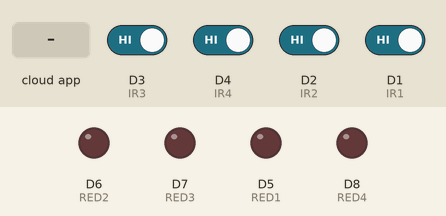
Recording of a sketch running on a simulated ESP8266 (NodeMCU). On the bench: output pins drawn as LEDs (lit = HIGH). Inputs (shaded band) come from the test bench; at power-on: D1 (IR1), D2 (IR2), D3 (IR3), D4 (IR4) HIGH. WiFi joins after 1.5 s; servers stay silent unless stated; the Firebase database answers and starts empty; what the sketch prints to the serial monitor is not drawn.

Above: at 2.7 s.
2.8 s: D3 (IR3) driven LOW
At 3.6 s:
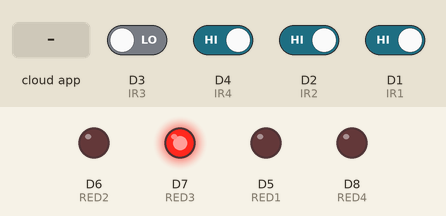
4.7 s: D4 (IR4) driven LOW
At 6.3 s:
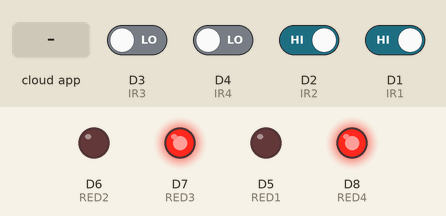
6.6 s: D2 (IR2) driven LOW
At 7.8 s:
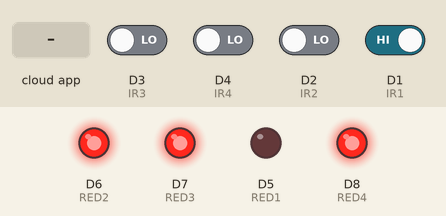
8.5 s: the phone or cloud app sets location_Id to 0
At 10.78 s:
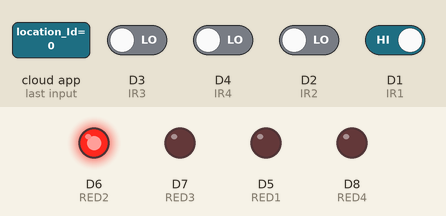
12.4 s: D1 (IR1) driven LOW
At 13.6 s:
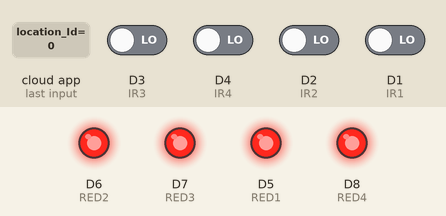
14.5 s: the phone or cloud app sets location_Id to 1
At 16.63 s:
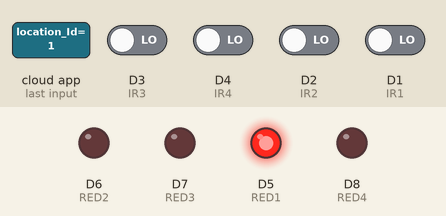
Timing chart, 0 to 18.5 s (numbered marks = the images above; inputs shaded):
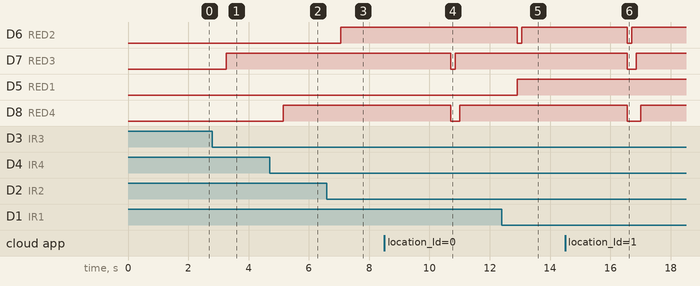

The sketch:

NodeMCU.ino
```cpp
#include <Arduino.h>
#if defined(PICO_RP2040)
#include <WiFi.h>
#elif defined(ESP8266)
#include <ESP8266WiFi.h>
#endif
#include <FirebaseESP8266.h>

#define IR1 D1
#define IR2 D2
#define IR3 D3
#define IR4 D4

#define RED1 D5
#define RED2 D6
#define RED3 D7
#define RED4 D8
FirebaseData fbdo;
const char* WIFI_SSID = "WE_B3825E";
const char* WIFI_PASSWORD = "20405156554";
String id = "";
int p1; //ir3
int p2; //ir4
int p3; //ir1
int p4; //ir2
void SetP1(int x){
    Firebase.setInt(fbdo, "/1b-HUzeenQ_C2tSo9Q0mWqyBjp1XvfTlyuvgQi1cm1V4/Destination/"+id+"/p1", x);
};

void SetP2(int x){
    Firebase.setInt(fbdo, "/1b-HUzeenQ_C2tSo9Q0mWqyBjp1XvfTlyuvgQi1cm1V4/Destination/"+id+"/p2", x);
};

void SetP3(int x){
    Firebase.setInt(fbdo, "/1b-HUzeenQ_C2tSo9Q0mWqyBjp1XvfTlyuvgQi1cm1V4/Destination/"+id+"/p3", x);
};

void SetP4(int x){
    Firebase.setInt(fbdo, "/1b-HUzeenQ_C2tSo9Q0mWqyBjp1XvfTlyuvgQi1cm1V4/Destination/"+id+"/p4", x);
};

void Board() {
  //ir1
  if (digitalRead(IR1) == LOW || p3 == 1) // if IR1 detects object
  {
    digitalWrite(RED1, HIGH); // turn on RED1 led
    SetP3(1);

  } else if (digitalRead(IR1) == HIGH) {
    digitalWrite(RED1, LOW);
    SetP3(0);
  }

  //ir2
  if (digitalRead(IR2) == LOW || p4 == 1)
  {
    digitalWrite(RED2, HIGH);
    SetP4(1);

  } else if (digitalRead(IR2) == HIGH) {
    digitalWrite(RED2, LOW);
    SetP4(0);
  }

  //ir3
  if (digitalRead(IR3) == LOW)
  {
    digitalWrite(RED3, HIGH);
    SetP1(1);

  } else if (digitalRead(IR3) == HIGH){
    digitalWrite(RED3, LOW);
    SetP1(0);
  }

  //ir4
  if (digitalRead(IR4) == LOW || p2 == 1)
  {
    digitalWrite(RED4, HIGH);
    SetP2(1);


  } else if (digitalRead(IR4) == HIGH){
    digitalWrite(RED4, LOW);
    SetP2(0);
  }

  delay(1000);
}

void Board2() {
  //ir1
  if (digitalRead(IR1) == LOW) // if IR1 detects object
  {
    digitalWrite(RED1, HIGH); // turn on RED1 led
  }
  else
  {
    digitalWrite(RED1, LOW);
  }

  //ir2
  if (digitalRead(IR2) == LOW)
  {
    digitalWrite(RED2, HIGH);
  }
  else
  {
    digitalWrite(RED2, LOW);
  }

  //ir3
  if (digitalRead(IR3) == LOW)
  {
    digitalWrite(RED3, HIGH);
  }
  else
  {
    digitalWrite(RED3, LOW);
  }

  //ir4
  if (digitalRead(IR4) == LOW)
  {
    digitalWrite(RED4, HIGH);
  }
 else
  {
    digitalWrite(RED4, LOW);
  }

  //pt.2

  if(p1==0){
    digitalWrite(RED3, LOW);
  }
  else{
    digitalWrite(RED3, HIGH);
  }

  if(p2==0){
    digitalWrite(RED4, LOW);
  }
  else{
    digitalWrite(RED4, HIGH);
  }

  if(p3==0){
    digitalWrite(RED1, LOW);
  }
  else{
    digitalWrite(RED1, HIGH);
  }

  if(p4==0){
    digitalWrite(RED2, LOW);
  }
  else{
    digitalWrite(RED2, LOW);
  }


  if(digitalRead(IR1) == LOW && p3 == 0){
    digitalWrite(RED1, HIGH);
    SetP3(1);

  }
   if(digitalRead(IR2) == LOW && p4 == 0){
    digitalWrite(RED2, HIGH);
    SetP4(1);

  }
   if(digitalRead(IR3) == LOW && p1 == 0){
    digitalWrite(RED3, HIGH);
    SetP1(1);

  }
   if(digitalRead(IR4) == LOW && p2 == 0){
    digitalWrite(RED4, HIGH);
    SetP2(1);

  }


 if(digitalRead(IR1) == LOW && p3 == 1){
   digitalWrite(RED1, HIGH);
   if(digitalRead(IR1) == HIGH){
      digitalWrite(RED1, LOW);
      SetP3(0);
    }
  }
   if(digitalRead(IR2) == LOW && p4 == 1){
     digitalWrite(RED2, HIGH);
      if(digitalRead(IR2) == HIGH){
      digitalWrite(RED2, LOW);
      SetP4(0);
    }
  }
   if(digitalRead(IR3) == LOW && p1 == 1){
     digitalWrite(RED3, HIGH);
     if(digitalRead(IR3) == HIGH){
      digitalWrite(RED3, LOW);
      SetP1(0);
    }
  }
   if(digitalRead(IR4) == LOW && p2 == 1){
     digitalWrite(RED4, HIGH);
      if(digitalRead(IR4) == HIGH){
      digitalWrite(RED4, LOW);
      SetP2(0);
    }
  }

  //pt.5

   if(digitalRead(IR1) == HIGH && p3 == 1){
     digitalWrite(RED1, HIGH);
  }
   if(digitalRead(IR2) == HIGH && p4 == 1){
     digitalWrite(RED2, HIGH);
  }
   if(digitalRead(IR3) == HIGH && p1 == 1){
     digitalWrite(RED3, HIGH);
  }
   if(digitalRead(IR4) == HIGH && p2 == 1){
     digitalWrite(RED4, HIGH);
  }

  //pt.6

    if(digitalRead(IR1) == HIGH && p3 == 0){
     digitalWrite(RED1, LOW);
  }
   if(digitalRead(IR2) == HIGH && p4 == 0){
     digitalWrite(RED2, LOW);
  }
   if(digitalRead(IR3) == HIGH && p1 == 0){
     digitalWrite(RED3, LOW);
  }
   if(digitalRead(IR4) == HIGH && p2 == 0){
     digitalWrite(RED4, LOW);
  }

  delay(1000);
}


void GetFirebase(){
   if(Firebase.getString(fbdo, "/location_Id")){
    id = fbdo.stringData();
    Firebase.getInt(fbdo, "/1b-HUzeenQ_C2tSo9Q0mWqyBjp1XvfTlyuvgQi1cm1V4/Destination/"+id+"/p1");
    p1 = fbdo.intData();

    Firebase.getInt(fbdo, "/1b-HUzeenQ_C2tSo9Q0mWqyBjp1XvfTlyuvgQi1cm1V4/Destination/"+id+"/p2");
    p2 = fbdo.intData();

    Firebase.getInt(fbdo, "/1b-HUzeenQ_C2tSo9Q0mWqyBjp1XvfTlyuvgQi1cm1V4/Destination/"+id+"/p3");
    p3 = fbdo.intData();

    Firebase.getInt(fbdo, "/1b-HUzeenQ_C2tSo9Q0mWqyBjp1XvfTlyuvgQi1cm1V4/Destination/"+id+"/p4");
    p4 = fbdo.intData();
    Serial.println(id + " " + p1 + " " + p2 + " " + p3 + " " + p4);
  }
};


void setup() {
  pinMode(IR1, INPUT);  //ir sensor1
  pinMode(IR2, INPUT);  //ir sensor2
  pinMode(IR3, INPUT);  //ir sensor3
  pinMode(IR4, INPUT);  //ir sensor4
  pinMode(RED1, OUTPUT);  //RED led1
  pinMode(RED2, OUTPUT);  //RED led2
  pinMode(RED3, OUTPUT);  //RED led3
  pinMode(RED4, OUTPUT);  //RED led4
  Serial.begin(9600);


  // connect to wifi.
  WiFi.begin(WIFI_SSID, WIFI_PASSWORD);
  Serial.print("connecting");
  while (WiFi.status() != WL_CONNECTED) {
    Serial.print(".");
    delay(500);
  }
  Serial.println();
  Serial.print("connected: ");
  Serial.println(WiFi.localIP());

  Firebase.begin("https://smartparking-bd17d-default-rtdb.firebaseio.com/", "psRstLoao2eXmfSu7as9kXv60bsnZZe70LhjWkCe");

}


void loop() {
  /**GetFirebase(); //all on/off values of all destination classes, which ever destination is on is the destination read
  if(returnedMap.onoff == ON)
  {
    SetBoard(returnedMap); //write destination irs to board
    GetBoard(); //reads only unreserved board irs
    SetFirebase(); //sends only unreserved board irs
  }
  */
  Board2();
  GetFirebase();


}
```

Measured:
- after the input at 2.8 s, D7 (RED3): LOW → HIGH after 0.45 s
- after the input at 4.7 s, D8 (RED4): LOW → HIGH after 0.45 s
- after the input at 6.6 s, D6 (RED2): LOW → HIGH after 0.46 s
- after the input at 8.5 s, D7 (RED3): HIGH → LOW after 2.2 s, → HIGH 0.15 s later; D8 (RED4): HIGH → LOW after 2.2 s, → HIGH 0.30 s later
- after the input at 12.4 s, D6 (RED2): HIGH → LOW after 0.51 s, → HIGH 0.15 s later; D5 (RED1): LOW → HIGH after 0.51 s
- after the input at 14.5 s, D6 (RED2): HIGH → LOW after 2.1 s, → HIGH 0.15 s later; D7 (RED3): HIGH → LOW after 2.1 s, → HIGH 0.30 s later; D8 (RED4): HIGH → LOW after 2.1 s, → HIGH 0.45 s later
